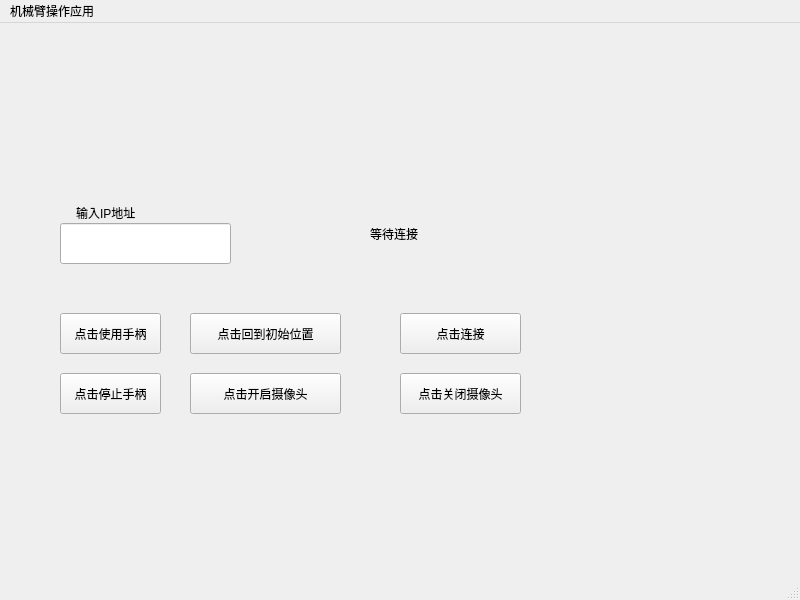
<?xml version="1.0" encoding="UTF-8"?>
<ui version="4.0">
 <class>MainWindow</class>
 <widget class="QMainWindow" name="MainWindow">
  <property name="geometry">
   <rect>
    <x>0</x>
    <y>0</y>
    <width>800</width>
    <height>600</height>
   </rect>
  </property>
  <property name="windowTitle">
   <string>MainWindow</string>
  </property>
  <widget class="QWidget" name="centralwidget">
   <widget class="QPushButton" name="pushButton">
    <property name="geometry">
     <rect>
      <x>60</x>
      <y>290</y>
      <width>101</width>
      <height>41</height>
     </rect>
    </property>
    <property name="text">
     <string>点击使用手柄</string>
    </property>
   </widget>
   <widget class="QPushButton" name="pushButton_2">
    <property name="geometry">
     <rect>
      <x>60</x>
      <y>350</y>
      <width>101</width>
      <height>41</height>
     </rect>
    </property>
    <property name="text">
     <string>点击停止手柄</string>
    </property>
   </widget>
   <widget class="QPushButton" name="pushButton_3">
    <property name="geometry">
     <rect>
      <x>190</x>
      <y>290</y>
      <width>151</width>
      <height>41</height>
     </rect>
    </property>
    <property name="text">
     <string>点击回到初始位置</string>
    </property>
   </widget>
   <widget class="QPushButton" name="pushButton_4">
    <property name="geometry">
     <rect>
      <x>190</x>
      <y>350</y>
      <width>151</width>
      <height>41</height>
     </rect>
    </property>
    <property name="text">
     <string>点击开启摄像头</string>
    </property>
   </widget>
   <widget class="QPushButton" name="pushButton_5">
    <property name="geometry">
     <rect>
      <x>400</x>
      <y>350</y>
      <width>121</width>
      <height>41</height>
     </rect>
    </property>
    <property name="text">
     <string>点击关闭摄像头</string>
    </property>
   </widget>
   <widget class="QLineEdit" name="lineEdit">
    <property name="geometry">
     <rect>
      <x>60</x>
      <y>200</y>
      <width>171</width>
      <height>41</height>
     </rect>
    </property>
   </widget>
   <widget class="QLabel" name="label">
    <property name="geometry">
     <rect>
      <x>76</x>
      <y>180</y>
      <width>101</width>
      <height>20</height>
     </rect>
    </property>
    <property name="text">
     <string>输入IP地址</string>
    </property>
   </widget>
   <widget class="QPushButton" name="pushButton_6">
    <property name="geometry">
     <rect>
      <x>400</x>
      <y>290</y>
      <width>121</width>
      <height>41</height>
     </rect>
    </property>
    <property name="text">
     <string>点击连接</string>
    </property>
   </widget>
   <widget class="QLabel" name="label_2">
    <property name="geometry">
     <rect>
      <x>370</x>
      <y>170</y>
      <width>201</width>
      <height>81</height>
     </rect>
    </property>
    <property name="text">
     <string>等待连接</string>
    </property>
   </widget>
  </widget>
  <widget class="QMenuBar" name="menubar">
   <property name="geometry">
    <rect>
     <x>0</x>
     <y>0</y>
     <width>800</width>
     <height>28</height>
    </rect>
   </property>
   <widget class="QMenu" name="menu">
    <property name="title">
     <string>机械臂操作应用</string>
    </property>
   </widget>
   <addaction name="menu"/>
  </widget>
  <widget class="QStatusBar" name="statusbar"/>
 </widget>
 <resources/>
 <connections/>
</ui>
